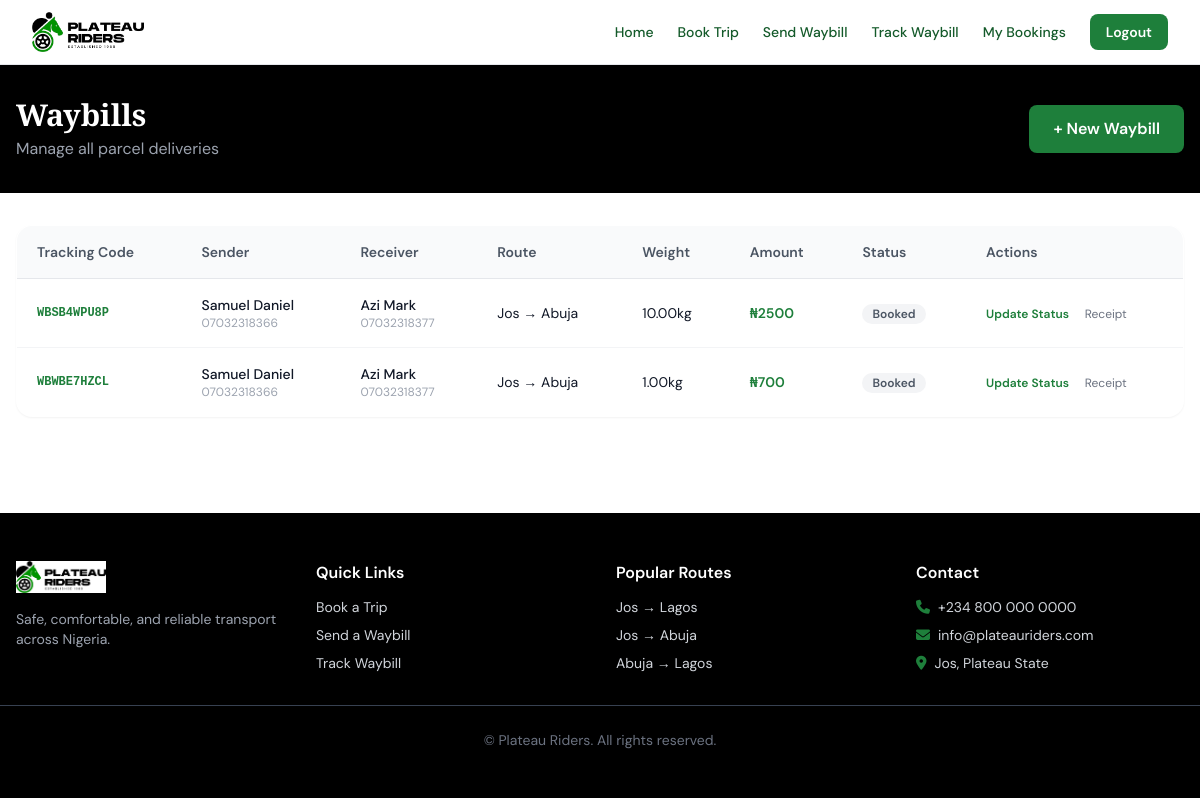
/waybill/list/ (signed in), run on the app's committed database.
### apps/waybill/models.py (models this page shows, shortened)
class Waybill(models.Model):
    STATUS_CHOICES = [
        ('booked', 'Booked'),
        ('loaded', 'Loaded'),
        ('in_transit', 'In Transit'),
        ('arrived', 'Arrived'),
        ('collected', 'Collected'),
    ]
    sender_name = models.CharField(max_length=200)
    sender_phone = models.CharField(max_length=15)
    receiver_name = models.CharField(max_length=200)
    receiver_phone = models.CharField(max_length=15)
    origin = models.CharField(max_length=100)
    destination = models.CharField(max_length=100)
    description = models.TextField()
    weight = models.DecimalField(max_digits=6, decimal_places=2, help_text='Weight in kg')
    tracking_code = models.CharField(max_length=20, unique=True, blank=True)
    trip = models.ForeignKey(Trip, on_delete=models.SET_NULL, null=True, blank=True, related_name='waybills')
    status = models.CharField(max_length=20, choices=STATUS_CHOICES, default='booked')
    amount = models.DecimalField(max_digits=10, decimal_places=2, default=0)
    payment_reference = models.CharField(max_length=100, blank=True)
    created_at = models.DateTimeField(auto_now_add=True)
    updated_at = models.DateTimeField(auto_now=True)

### apps/waybill/views.py (the view)
# urls.py: path('list/', views.waybill_list, name='waybill_list'),
@login_required
def waybill_list(request):
    waybills = Waybill.objects.all().order_by('-created_at')
    return render(request, 'waybill/list.html', {'waybills': waybills})

### apps/accounts/models.py (called while the page is built)
    @property
    def is_staff_member(self):
        return self.role in ['admin', 'staff']

### templates/waybill/list.html (shortened to what this page needs)
{% extends 'base.html' %}
{% block content %}
<div class="bg-black text-white py-8">
    <div class="max-w-7xl mx-auto px-4 flex items-center justify-between">
        <div>
            <h1 class="font-display text-3xl font-bold">Waybills</h1>
            <p class="text-gray-400 mt-1">Manage all parcel deliveries</p>
        </div>
        <a href="/waybill/send/" class="btn-primary">+ New Waybill</a>
    </div>
</div>
<div class="max-w-7xl mx-auto px-4 py-8 overflow-x-auto">
    <table class="w-full bg-white border border-gray-200 rounded-2xl overflow-hidden shadow-sm text-sm">
        <thead class="bg-gray-50 border-b border-gray-200">
            <tr>
                <th class="text-left px-5 py-4 font-semibold text-gray-600">Tracking Code</th>
                <th class="text-left px-5 py-4 font-semibold text-gray-600">Sender</th>
                <th class="text-left px-5 py-4 font-semibold text-gray-600">Receiver</th>
                <th class="text-left px-5 py-4 font-semibold text-gray-600">Route</th>
                <th class="text-left px-5 py-4 font-semibold text-gray-600">Weight</th>
                <th class="text-left px-5 py-4 font-semibold text-gray-600">Amount</th>
                <th class="text-left px-5 py-4 font-semibold text-gray-600">Status</th>
                <th class="text-left px-5 py-4 font-semibold text-gray-600">Actions</th>
            </tr>
        </thead>
        <tbody class="divide-y divide-gray-100">
            {% for w in waybills %}
            <tr class="hover:bg-gray-50">
                <td class="px-5 py-4 font-mono font-bold text-xs text-pr-green">{{ w.tracking_code }}</td>
                <td class="px-5 py-4">
                    <div class="font-medium">{{ w.sender_name }}</div>
                    <div class="text-xs text-gray-400">{{ w.sender_phone }}</div>
                </td>
                <td class="px-5 py-4">
                    <div class="font-medium">{{ w.receiver_name }}</div>
                    <div class="text-xs text-gray-400">{{ w.receiver_phone }}</div>
                </td>
                <td class="px-5 py-4">{{ w.origin }} → {{ w.destination }}</td>
                <td class="px-5 py-4">{{ w.weight }}kg</td>
                <td class="px-5 py-4 font-semibold text-pr-green">₦{{ w.amount|floatformat:0 }}</td>
                <td class="px-5 py-4">
                    <span class="status-badge
                        {% if w.status == 'collected' %}bg-green-100 text-green-700
                        {% elif w.status == 'arrived' %}bg-blue-100 text-blue-700
                        {% elif w.status == 'in_transit' %}bg-yellow-100 text-yellow-700
                        {% elif w.status == 'loaded' %}bg-purple-100 text-purple-700
                        {% else %}bg-gray-100 text-gray-600{% endif %}">
                        {{ w.get_status_display }}
                    </span>
                </td>
                <td class="px-5 py-4">
                    <a href="/waybill/{{ w.id }}/update-status/" class="text-pr-green text-xs font-semibold hover:underline mr-3">Update Status</a>
                    <a href="/waybill/receipt/{{ w.tracking_code }}/" class="text-gray-500 text-xs hover:underline">Receipt</a>
                </td>
            </tr>
            {% empty %}
            <tr><td colspan="8" class="px-5 py-10 text-center text-gray-400">No waybills yet.</td></tr>
            {% endfor %}
        </tbody>
    </table>
</div>
{% endblock %}

### templates/base.html (style rules this page uses)
body { font-family: 'DM Sans', system-ui, sans-serif; }
.font-display { font-family: 'Playfair Display', Georgia, serif; }
.btn-primary { background-color: #1E7F3B; color: white; padding: 0.75rem 1.5rem; border-radius: 0.5rem; font-weight: 600; transition: background-color 0.2s; display: inline-block; cursor: pointer; border: none; }
.status-badge { padding: 2px 10px; border-radius: 999px; font-size: 0.75rem; font-weight: 600; }

### data on the page
Waybill: tracking_code "WBSB4WPU8P", sender_name "Samuel Daniel", sender_phone "07032318366", receiver_name "Azi Mark", receiver_phone "07032318377", origin "Jos", destination "Abuja", weight "10.00", amount "2500", status "Booked"
Waybill: tracking_code "WBWBE7HZCL", sender_name "Samuel Daniel", sender_phone "07032318366", receiver_name "Azi Mark", receiver_phone "07032318377", origin "Jos", destination "Abuja", weight "1.00", amount "700", status "Booked"
